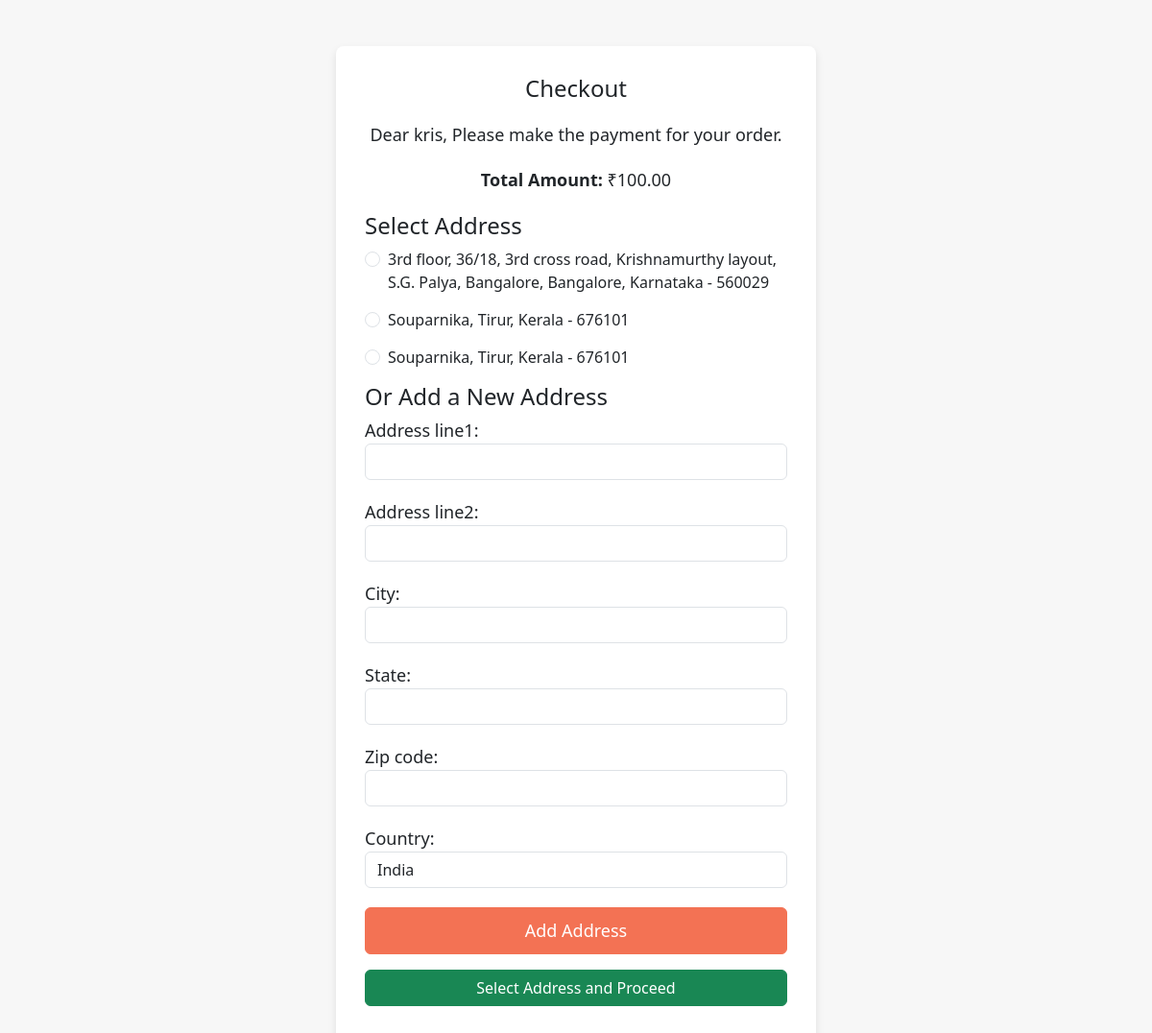
Screenshot of /create_order/11/ (signed in) with the database file from the repository.
### orders/models.py (models this page shows, shortened)
class Order(models.Model):
    user = models.ForeignKey(User, on_delete=models.CASCADE)
    order_date = models.DateTimeField(auto_now_add=True)
    total_amount = models.DecimalField(max_digits=10, decimal_places=2)
    status = models.CharField(max_length=20, choices=[('PENDING','Pending'),('COMPLETED','Completed')])
    razorpay_order_id = models.CharField(max_length=255)
    address = models.ForeignKey(Address, on_delete=models.CASCADE, null=True, blank=True, related_name="orders")

class Address(models.Model):
    user = models.ForeignKey(User, on_delete=models.CASCADE, related_name="addresses")
    address_line1 = models.CharField(max_length=255)
    address_line2 = models.CharField(max_length=255, blank=True, null=True)
    city = models.CharField(max_length=100)
    state = models.CharField(max_length=100)
    zip_code = models.CharField(max_length=10)
    country = models.CharField(max_length=100, default="India")

### payment/views.py (the view, shortened to what this page needs)
# urls.py: path('create_order/<int:order_id>/', views.create_razorpay_order, name='create_razorpay_order'),
@login_required
def create_razorpay_order(request, order_id):
    order = get_object_or_404(Order, id=order_id, user=request.user)
    addresses = Address.objects.filter(user=request.user)
    return render(request, "checkout.html", {
        "order": order,
        "addresses": addresses,
        "address_form": AddressForm(),
    })

### orders/forms.py
class AddressForm(forms.ModelForm):
    class Meta:
        model = Address
        fields = ["address_line1", "address_line2", "city", "state", "zip_code", "country"]
        widgets = {
            "address_line1": forms.TextInput(attrs={"class": "form-control"}),
            "address_line2": forms.TextInput(attrs={"class": "form-control"}),
            "city": forms.TextInput(attrs={"class": "form-control"}),
            "state": forms.TextInput(attrs={"class": "form-control"}),
            "zip_code": forms.TextInput(attrs={"class": "form-control"}),
            "country": forms.TextInput(attrs={"class": "form-control"}),
        }

### payment/templates/checkout.html (shortened to what this page needs)
<!DOCTYPE html>
<html lang="en">
<head>
    <link href="https://cdn.jsdelivr.net/npm/bootstrap@5.3.0-alpha3/dist/css/bootstrap.min.css" rel="stylesheet">
</head>
<body>
    <div class="container my-5">
        <div class="checkout-card">
            <h1 class="text-center">Checkout</h1>
            <p class="text-center">Dear {{ user.username }}, Please make the payment for your order.</p>
            <div class="order-details text-center">
                <p><strong>Total Amount:</strong> ₹{{ order.total_amount }}</p>
            </div>
            <h4>Select Address</h4>
            <form method="post" class="mb-4">
                {% if addresses %}
                    {% for address in addresses %}
                        <div class="form-check address-option">
                            <input class="form-check-input" type="radio" name="address_id" value="{{ address.id }}" id="address{{ address.id }}" {% if order.address.id == address.id %}checked{% endif %}>
                            <label class="form-check-label" for="address{{ address.id }}">
                                {{ address.address_line1 }}, {{ address.city }}, {{ address.state }} - {{ address.zip_code }}
                            </label>
                        </div>
                    {% endfor %}
                {% else %}
                    <p>No addresses found. Please add an address below.</p>
                {% endif %}
                <h4>Or Add a New Address</h4>
                <div class="mb-3">
                    {{ address_form.as_p }}
                </div>
                <button type="submit" class="btn btn-primary w-100" name="add_address">Add Address</button>
                <button type="submit" class="btn btn-success w-100 mt-3" name="select_address">Select Address and Proceed</button>
            </form>
        </div>
    </div>
</body>
</html>

### payment/templates/checkout.html (style rules this page uses)
body { background-color: #f7f7f7; }
.checkout-card { max-width: 500px; margin: 0 auto; background-color: #fff; border-radius: 8px; box-shadow: 0 4px 8px rgba(0, 0, 0, 0.1); padding: 30px; }
.checkout-card .btn-primary { background-color: #F37254; border-color: #F37254; padding: 10px 20px; font-size: 18px; }
.checkout-card h1 { font-size: 24px; margin-bottom: 20px; }
.checkout-card p { font-size: 18px; margin-bottom: 20px; }
.checkout-card .order-details { margin-bottom: 20px; }
.address-option { margin-bottom: 15px; }

### rows the page displays
Order: total_amount "100.00"
Address: address_id "☐ 3rd floor, 36/18, 3rd cross ro", address_line1 "3rd floor, 36/18, 3rd cross road, Krishnamurthy layout, S.G. Palya, Bangalore", city "Bangalore", state "Karnataka", zip_code "560029"
Address: address_id "☐ Souparnika, Tirur, Kerala - 67", address_line1 "Souparnika", city "Tirur", state "Kerala", zip_code "676101"
Address: address_id "☐ Souparnika, Tirur, Kerala - 67", address_line1 "Souparnika", city "Tirur", state "Kerala", zip_code "676101"

### other values shown
{{ user.username }} "kris"
